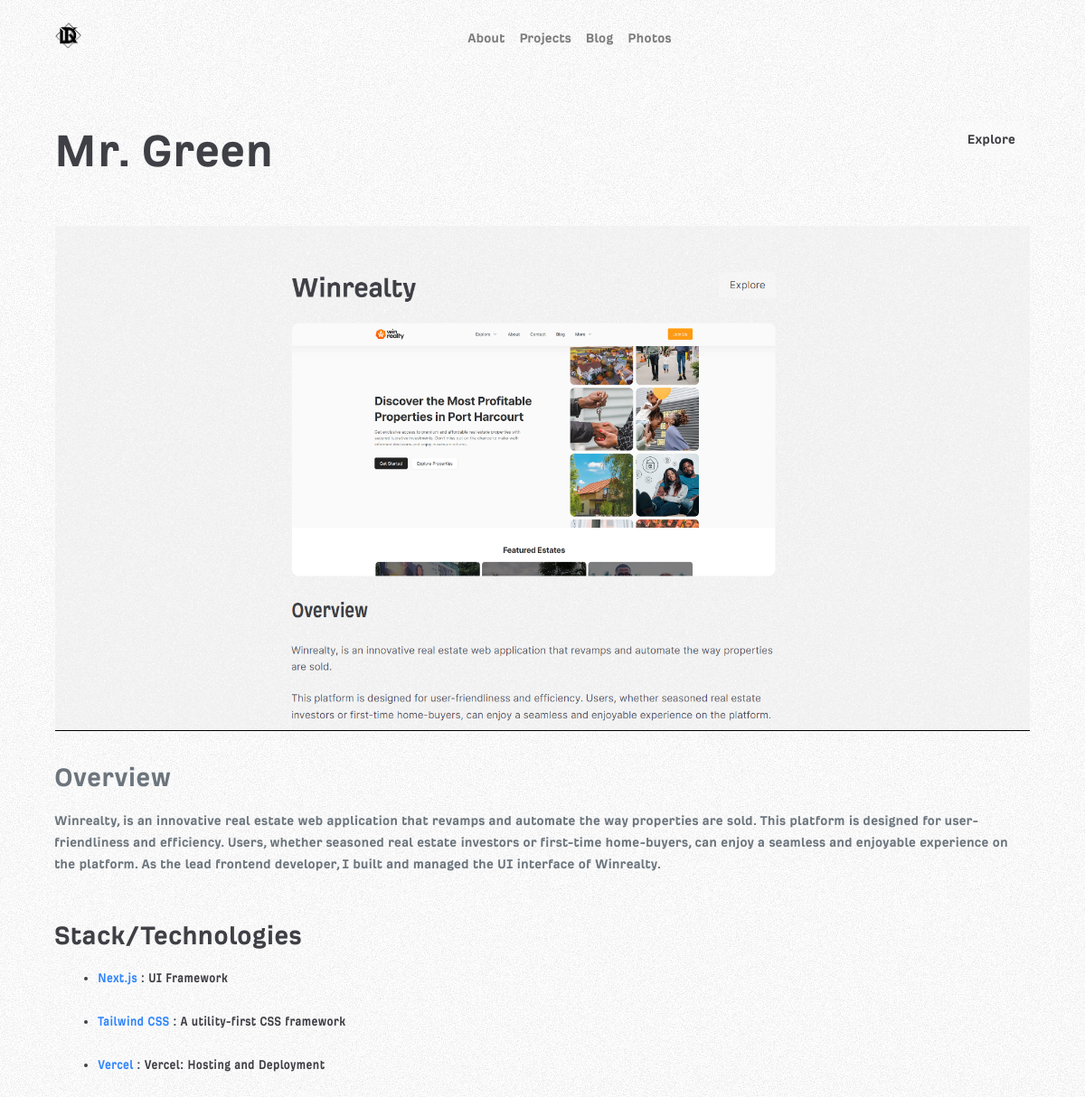
/projects/3/, run on the app's committed database.
### App/models.py (models this page shows, shortened)
class Project(models.Model):
    title = models.CharField(max_length=200, null=True)
    description = models.TextField(default='Default description')
    logo = models.ImageField(upload_to='logos/', null=True)
    name = models.CharField(max_length=200, null=True)
    tagline = models.CharField(max_length=500, null=True)
    projectUrl = models.URLField(null=True, blank=True)
    image = models.ImageField(upload_to='fallback_images/', null=True)
    technologies = models.ManyToManyField(Technology)
    overview = models.TextField(null=True)

class Technology(models.Model):
    name = models.CharField(max_length=200, null=True)
    description = models.TextField(default='Default description')

### App/views.py (the view)
# urls.py: path('projects/<int:pk>/', views.project_detail, name='project_detail'),
def project_detail(request, pk):
    project = Project.objects.get(pk=pk)
    context = {
        'project': project
    }
    return render(request, 'project_detail.html', context)

### templates/project_detail.html (shortened to what this page needs)
{% load static %}
<!DOCTYPE html>
<html lang="en">
<head>
	  <link href="https://stackpath.bootstrapcdn.com/bootstrap/4.3.1/css/bootstrap.min.css" rel="stylesheet">
    <link rel="stylesheet" href="{% static 'styles.css' %}">
    <link rel="stylesheet" href="{% static 'project_detail.css' %}">
    <link rel="stylesheet" type="text/css" href="{% static 'font/font.css' %}">
</head>
<body>
<nav class="navbar navbar-expand-lg navbar-light bg-light d-none d-md-block">
	<div class="container">
		<a class="navbar-brand mx-auto" href="{% url 'home' %}">
			<img src="{% static 'images/logo.png' %}" width="60" height="60" alt="logo">
		</a>
		<div class="collapse navbar-collapse justify-content-center" id="navbarNav">
			<ul class="navbar-nav">
				<li class="nav-item">
					<a class="nav-link" href="{% url 'about' %}">About</a>
				</li>
				<li class="nav-item">
					<a class="nav-link" href="{% url 'projects' %}">Projects</a>
				</li>
				<li class="nav-item">
					<a class="nav-link" href="{% url 'blog' %}">Blog</a>
				</li>
				<li class="nav-item">
					<a class="nav-link" href="{% url 'photos' %}">Photos</a>
				</li>
			</ul>
		</div>
	</div>
</nav>
{% block content %}
<main class="container py-5">
	<div class="slide">
		<div class="container mx-auto">
			<div class="d-flex justify-content-between mb-4 align-items-start">
				<h1 class="font-weight-bold display-4 mb-4">
					{{ project.name }}
				</h1>
				{% if project.projectUrl %}
					<a href="{{ project.projectUrl }}"
					   class="btn"
					   target="_blank" rel="noreferrer noopener">
						Explore
					</a>
				{% else %}
					<a class="btn disabled"
					   target="_blank" rel="noreferrer noopener">
						Coming Soon
					</a>
				{% endif %}
			</div>
			<div class="position-relative w-100 h-40 pt-52.5">
				{% if project.coverImage and project.coverImage.image %}
					<img src="{{ project.coverImage.image.url }}"
					     alt="{{ project.coverImage.alt|default:project.name }}"
					     class="rounded-xl border border-light img-fluid object-cover">
				{% else %}
					<img src="{{ project.image.url }}"
					     alt="{{ project.name }}"
					     class="rounded-xl border border-light img-fluid object-cover">
				{% endif %}
			</div>
			<div class="mt-8 text-muted">
				<h2 class="mb-3">Overview</h2>
				{{ project.overview }}
			</div>
		</div>
		<div class="container py-5">
			<h2 class="mb-3">Stack/Technologies</h2>
			<ul class="list-none mt-2 ml-2 dark:text-zinc-400 text-zinc-600">
				{% for tech in project.technologies.all %}
					<li class="List mb-4">
						<strong>{{ tech.name }}</strong> : {{ tech.description }}
					</li>
				{% empty %}
					<li class="mb-4">No technologies listed for this project.</li>
				{% endfor %}
			</ul>
		</div>
	</div>
</main>
{% endblock %}
</body>
</html>

### static/styles.css (style rules this page uses)
body { font-family: 'Incognito Bold', sans-serif; color: #3f3f46; background-image: url("images/IMG_5968.JPG"); background-repeat: repeat; background-size: auto; }
.navbar { background-image: url("images/IMG_5968.JPG"); background-repeat: repeat; background-size: auto; }

### static/project_detail.css (style rules this page uses)
.btn { display: inline-block; padding: 0.5rem 1rem; color: rgb(63, 63, 70); background-color: rgba(250, 250, 250, 0.4); border-radius: 0.25rem; text-decoration: none; transition: all 0.3s ease; }
.mt-8 { margin-top: 2rem; }
.text-muted { color: #6c757d; }
.List { border: none; font-family: 'Incognito Condensed', sans-serif; font-size: 16px; line-height: 1.5; color: #3f3f46; }
strong { font-weight: bold !important; color: #3185FC; background-color: rgba(250, 250, 250, 0.4); }

### data on the page
Project: name "Mr. Green", image (picture), overview "Winrealty, is an innovative real estate web application that revamps and automate the way properties are sold. This platform is designed for user-friendliness and efficiency. Users, whether seasoned real estate investors or first-time home-buyers, can enjoy a seamless and enjoyable experience on the platform. As the lead frontend developer, I built and managed the UI interface of Winrealty."
Technology: name "Next.js", description "UI Framework"
Technology: name "Tailwind CSS", description "A utility-first CSS framework"
Technology: name "Vercel", description "Vercel: Hosting and Deployment"
